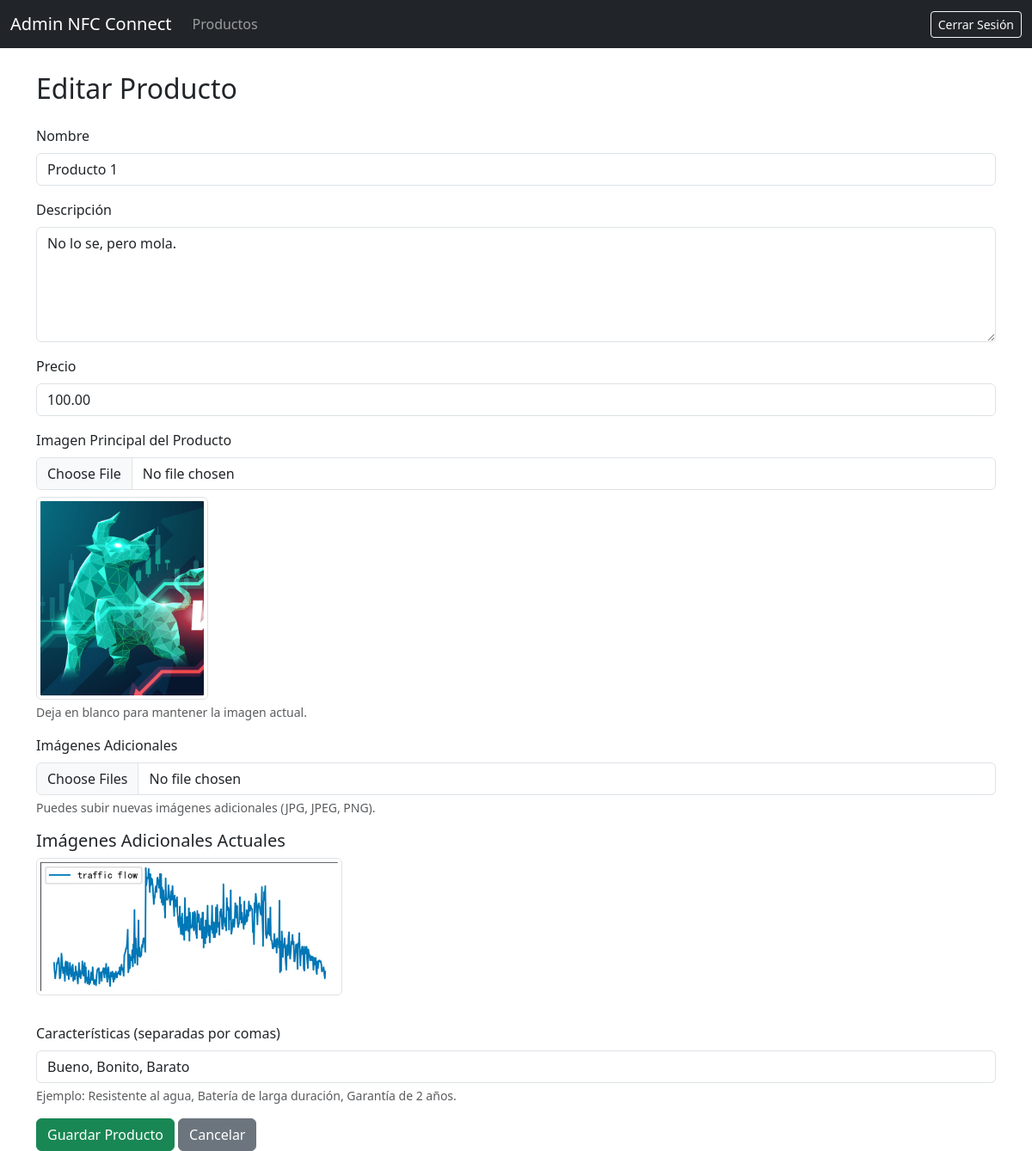
The page /admin/productos/editar/1 (signed in) on the database its author committed.
### app/models.py (models this page shows, shortened)
class Product(db.Model):
    __tablename__ = 'product'
    id = db.Column(db.Integer, primary_key=True)
    name = db.Column(db.String(150), nullable=False)
    description = db.Column(db.Text, nullable=False)
    price = db.Column(db.Float, nullable=False)
    image_file = db.Column(db.String(20), nullable=True, default='default_product.jpg')
    date_added = db.Column(db.DateTime, default=datetime.utcnow)
    features = db.Column(db.Text, nullable=True)
    cart_items = db.relationship('CartItem', backref='product', lazy=True)
    images = db.relationship('ProductImage', backref='product', lazy=True)
    def get_features_list(self):
        if self.features:
            try:
                return json.loads(self.features)
            except json.JSONDecodeError:
                return []
        return []

class ProductImage(db.Model):
    __tablename__ = 'product_image'
    id = db.Column(db.Integer, primary_key=True)
    image_file = db.Column(db.String(20), nullable=False, default='default_product.jpg')
    product_id = db.Column(db.Integer, db.ForeignKey('product.id'), nullable=False)

### app/routes.py (the view)
@app.route('/admin/productos/editar/<int:product_id>', methods=['GET', 'POST'])
@login_required
@admin_required
def edit_product(product_id):
    product = Product.query.get_or_404(product_id)
    form = ProductForm()
    if form.validate_on_submit():
        if form.image.data:
            image_file = save_image(form.image.data)
            product.image_file = image_file
        product.name = form.name.data
        product.description = form.description.data
        product.price = form.price.data
        features_input = form.features.data
        features_list = [feature.strip() for feature in features_input.split(',') if feature.strip()]
        product.set_features_list(features_list)
        db.session.commit()
        if form.additional_images.data:
            for file in form.additional_images.data:
                if file:
                    additional_image = save_image(file, folder='product_images')
                    product_image = ProductImage(image_file=additional_image, product_id=product.id)
                    db.session.add(product_image)
            db.session.commit()
        flash('Producto actualizado exitosamente!', 'success')
        return redirect(url_for('list_products'))
    elif request.method == 'GET':
        form.name.data = product.name
        form.description.data = product.description
        form.price.data = product.price
        form.features.data = ', '.join(product.get_features_list())
    return render_template('admin/edit_product.html', form=form, product=product)

### app/forms.py
class ProductForm(FlaskForm):
    name = StringField('Nombre', validators=[DataRequired(), Length(min=2, max=100)])
    description = TextAreaField('Descripción', validators=[DataRequired()])
    price = DecimalField('Precio', validators=[DataRequired(), NumberRange(min=0)])
    image = FileField('Imagen Principal del Producto', validators=[
        FileAllowed(['jpg', 'jpeg', 'png'], 'Solo se permiten imágenes JPG y PNG.')
    ])
    additional_images = MultipleFileField('Imágenes Adicionales', validators=[
        FileAllowed(['jpg', 'jpeg', 'png'], 'Solo se permiten imágenes JPG y PNG.')
    ])
    features = StringField('Características (separadas por comas)', validators=[Length(max=500)])
    submit = SubmitField('Guardar Producto')

class LogoutForm(FlaskForm):
    submit = SubmitField('Logout')

### app/__init__.py (called while the page is built)
@login_manager.user_loader
def load_user(user_id):
    return models.User.query.get(int(user_id))

### app/routes.py (called while the page is built)
@app.before_request
def parse_url():
    path = request.path
    g.lang_code = 'en'
    if path.startswith('/es'):
        g.lang_code = 'es'
    elif path.startswith('/en'):
        if len(path) == 3:
            return redirect('/', code=301)
        path = path[3:]
        return redirect(path, code=301)
    return None

@app.context_processor
def inject_logout_form():
    logout_form = LogoutForm()
    return dict(logout_form=logout_form)

@app.context_processor
def inject_add_to_cart_form():
    form = AddToCartForm()
    return dict(add_to_cart_form=form)

### app/utils.py (called while the page is built)
def admin_required(f):
    @wraps(f)
    def decorated_function(*args, **kwargs):
        if not current_user.is_authenticated or not current_user.is_admin:
            flash('Acceso denegado. Se requieren privilegios de administrador.', 'danger')
            return redirect(url_for('login'))
        return f(*args, **kwargs)
    return decorated_function

### app/templates/admin/edit_product.html (shortened to what this page needs)
{% extends "admin/admin_base.html" %}
{% block content %}
<div class="mt-4">
    <h2 class="mb-4">Editar Producto</h2>
    <form method="POST" enctype="multipart/form-data">
        <div class="mb-3">
            {{ form.name.label(class="form-label") }}
            {{ form.name(class="form-control", placeholder="Ingresa el nombre del producto") }}
        </div>
        <div class="mb-3">
            {{ form.description.label(class="form-label") }}
            {{ form.description(class="form-control", rows=5, placeholder="Ingresa una descripción detallada del producto") }}
        </div>
        <div class="mb-3">
            {{ form.price.label(class="form-label") }}
            {{ form.price(class="form-control", placeholder="Ingresa el precio del producto") }}
        </div>
        <div class="mb-3">
            {{ form.image.label(class="form-label") }}
            {{ form.image(class="form-control") }}
            {% if product.image_file != 'default_product.jpg' %}
                <div class="mt-2">
                    <img src="{{ url_for('static', filename='img/' ~ product.image_file) }}" alt="{{ product.name }}" class="img-thumbnail" width="200">
                </div>
            {% endif %}
            <div class="form-text">Deja en blanco para mantener la imagen actual.</div>
        </div>
        <div class="mb-3">
            {{ form.additional_images.label(class="form-label") }}
            {{ form.additional_images(class="form-control", multiple=True) }}
            <div class="form-text">Puedes subir nuevas imágenes adicionales (JPG, JPEG, PNG).</div>
            {% if product.images %}
            <div class="mt-3">
                <h5>Imágenes Adicionales Actuales</h5>
                <div class="row">
                    {% for image in product.images %}
                    <div class="col-4 mb-3">
                        <img src="{{ url_for('static', filename='img/product_images/' ~ image.image_file) }}" class="img-fluid img-thumbnail" alt="{{ product.name }}">
                    </div>
                    {% endfor %}
                </div>
            </div>
            {% endif %}
        </div>
        <div class="mb-3">
            {{ form.features.label(class="form-label") }}
            {{ form.features(class="form-control", placeholder="Ingresa características separadas por comas") }}
            <div class="form-text">Ejemplo: Resistente al agua, Batería de larga duración, Garantía de 2 años.</div>
        </div>
        <button type="submit" class="btn btn-success">{{ form.submit.label.text }}</button>
        <a href="{{ url_for('list_products') }}" class="btn btn-secondary">Cancelar</a>
    </form>
</div>
{% endblock %}

### app/templates/admin/admin_base.html (style rules this page uses)
body { padding-top: 60px; }

### rows shown on the page
Product: name "Producto 1", description "No lo se, pero mola.", price "100.00", image_file (picture), features "Bueno, Bonito, Barato"
ProductImage: image_file (picture)
